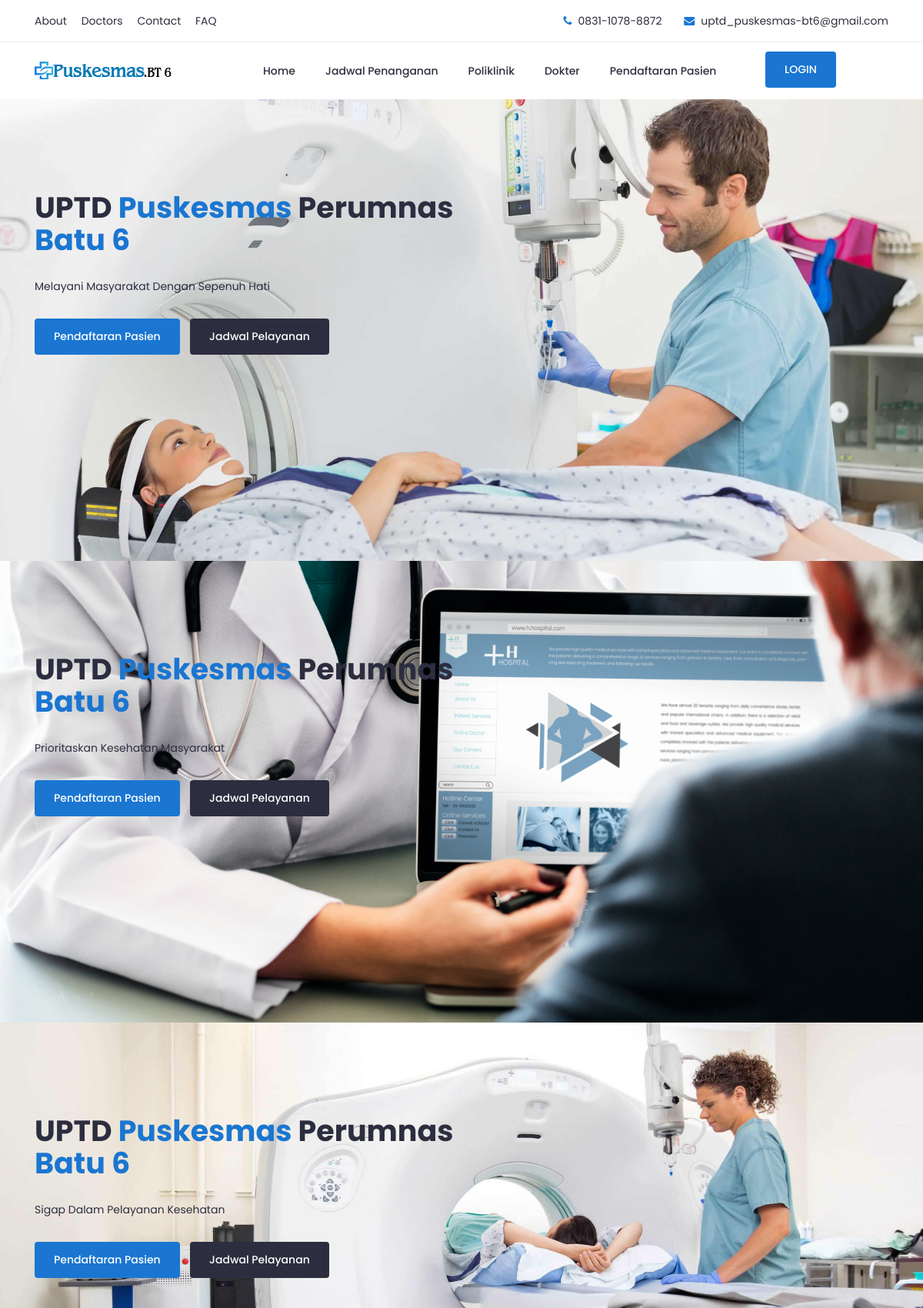
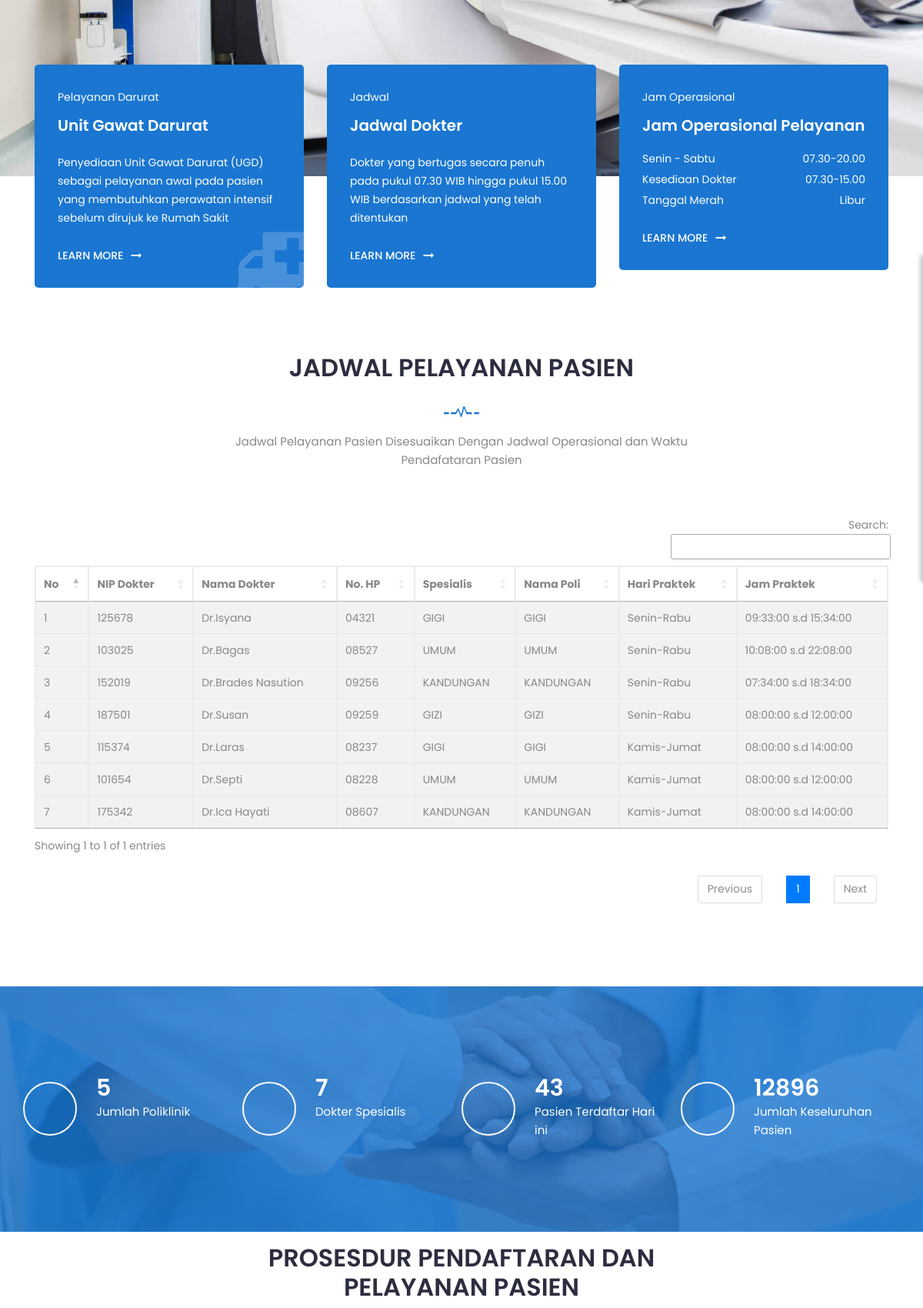
Screenshot of /dokter.php (upper part) with the database file from the repository (2 pictures, top to bottom).
### tables this page shows
CREATE TABLE IF NOT EXISTS `jdwl_dokter` (
  `id_jadwal` varchar(10) NOT NULL,
  `kd_dokter` varchar(5) NOT NULL,
  `spesialis` varchar(10) NOT NULL,
  `hari` varchar(15) NOT NULL,
  `jam_awal` time NOT NULL,
  `jam_akhir` time NOT NULL
);

### dokter.php (the view, shortened to what this page needs)
<?php require_once('Connections/koneksi.php'); ?>
<?php
$maxRows_jadwal = 10;
$pageNum_jadwal = 0;
$startRow_jadwal = $pageNum_jadwal * $maxRows_jadwal;
$query_jadwal = "SELECT * FROM jdwl_dokter
INNER JOIN v_dokter ON jdwl_dokter.kd_dokter = v_dokter.kd_dokter";
$query_limit_jadwal = sprintf("%s LIMIT %d, %d", $query_jadwal, $startRow_jadwal, $maxRows_jadwal);
$jadwal = mysqli_query($koneksi, $query_limit_jadwal) or die(mysqli_error($koneksi));
$row_jadwal = mysqli_fetch_assoc($jadwal);
?>
<!doctype html>
<html class="no-js" lang="zxx">
    <head>
		<link rel="stylesheet" href="css/bootstrap.min.css">
		<link rel="stylesheet" href="css/nice-select.css">
        <link rel="stylesheet" href="css/font-awesome.min.css">
        <link rel="stylesheet" href="css/icofont.css">
		<link rel="stylesheet" href="css/slicknav.min.css">
        <link rel="stylesheet" href="css/owl-carousel.css">
		<link rel="stylesheet" href="css/datepicker.css">
        <link rel="stylesheet" href="css/animate.min.css">
        <link rel="stylesheet" href="css/magnific-popup.css">
        <link rel="stylesheet" href="css/normalize.css">
        <link rel="stylesheet" href="style.css">
        <link rel="stylesheet" href="css/responsive.css">
<link rel='stylesheet' href='https://cdn.datatables.net/1.10.22/css/jquery.dataTables.min.css'/>
</head>
    </head>
    <body>
		<header class="header" >
			<div class="topbar">
				<div class="container">
					<div class="row">
						<div class="col-lg-6 col-md-5 col-12">
							<ul class="top-link">
								<li><a href="#">About</a></li>
								<li><a href="#">Doctors</a></li>
								<li><a href="#">Contact</a></li>
								<li><a href="#">FAQ</a></li>
							</ul>
						</div>
						<div class="col-lg-6 col-md-7 col-12">
							<ul class="top-contact">
								<li><i class="fa fa-phone"></i>0831-1078-8872</li>
								<li><i class="fa fa-envelope"></i><a href="uptd_puskesmas-bt6@gmail.com">uptd_puskesmas-bt6@gmail.com</a></li>
							</ul>
						</div>
					</div>
				</div>
			</div>
			<div class="header-inner">
				<div class="container">
					<div class="inner">
						<div class="row">
							<div class="col-lg-3 col-md-3 col-12">
								<div class="logo">
									<a href="index.php"><img src="img/puskesmas.png" alt="#"></a>
								</div>
							</div>
							<div class="col-lg-7 col-md-9 col-12">
								<div class="main-menu">
									<nav class="navigation">
										<ul class="nav menu">
											<li><a href="index.php">Home </a></li>
											<li><a href="jadwal_penanganan.php">Jadwal Penanganan </a></li>
											<li><a href="poliklinik.php">Poliklinik </a></li>
											<li><a href="dokter.php">Dokter </a></li>
											<li><a href="pendaftaran.php">Pendaftaran Pasien </a></li>
										</ul>
									</nav>
								</div>
							</div>
							<div class="col-lg-2 col-12">
								<div class="get-quote">
									<a href="login.php" class="btn">LOGIN</a>
								</div>
							</div>
						</div>
					</div>
				</div>
			</div>
		</header>
		<section class="slider">
			<div class="hero-slider">
				<div class="single-slider" style="background-image:url('img/video-bg.jpg')">
					<div class="container">
						<div class="row">
							<div class="col-lg-7">
								<div class="text">
									<h1>UPTD <span>Puskesmas</span> Perumnas <span>Batu 6</span></h1>
									<p>Melayani Masyarakat Dengan Sepenuh Hati </p>
									<div class="button">
										<a href="pendaftaran.php" class="btn">Pendaftaran Pasien</a>
										<a href="jadwal_penanganan.php" class="btn primary">Jadwal Pelayanan</a>
									</div>
								</div>
							</div>
						</div>
					</div>
				</div>
				<div class="single-slider" style="background-image:url('img/download.jpg')">
					<div class="container">
						<div class="row">
							<div class="col-lg-7">
								<div class="text">
									<h1>UPTD <span>Puskesmas</span> Perumnas <span>Batu 6</span></h1>
									<p>Prioritaskan Kesehatan Masyarakat </p>
									<div class="button">
										<div class="button">
										<a href="pendaftaran.php" class="btn">Pendaftaran Pasien</a>
										<a href="jadwal_penanganan.php" class="btn primary">Jadwal Pelayanan</a>
									</div>
									</div>
								</div>
							</div>
						</div>
					</div>
				</div>
				<div class="single-slider" style="background-image:url('img/call-bg.jpg')">
					<div class="container">
						<div class="row">
							<div class="col-lg-7">
								<div class="text">
									<h1>UPTD <span>Puskesmas</span> Perumnas <span>Batu 6</span></h1>
									<p>Sigap Dalam Pelayanan Kesehatan</p>
									<div class="button">
										<div class="button">
										<a href="pendaftaran.php" class="btn">Pendaftaran Pasien</a>
										<a href="jadwal_penanganan.php" class="btn primary">Jadwal Pelayanan</a>
									</div>
									</div>
								</div>
							</div>
						</div>
					</div>
				</div>
			</div>
		</section>
		<section class="schedule">
			<div class="container">
				<div class="schedule-inner">
					<div class="row">
						<div class="col-lg-4 col-md-6 col-12 ">
							<div class="single-schedule first">
								<div class="inner">
									<div class="icon">
										<i class="fa fa-ambulance"></i>
									</div>
									<div class="single-content">
										<span>Pelayanan Darurat</span>
										<h4>Unit Gawat Darurat</h4>
										<p>Penyediaan Unit Gawat Darurat (UGD) sebagai pelayanan awal pada pasien yang membutuhkan perawatan intensif sebelum dirujuk ke Rumah Sakit</p>
										<a href="#">LEARN MORE<i class="fa fa-long-arrow-right"></i></a>
									</div>
								</div>
							</div>
						</div>
						<div class="col-lg-4 col-md-6 col-12">
							<div class="single-schedule middle">
								<div class="inner">
									<div class="icon">
										<i class="icofont-prescription"></i>
									</div>
									<div class="single-content">
										<span>Jadwal</span>
										<h4>Jadwal Dokter</h4>
										<p>Dokter yang bertugas secara penuh pada pukul 07.30 WIB hingga pukul 15.00 WIB berdasarkan jadwal yang telah ditentukan</p>
										<a href="#">LEARN MORE<i class="fa fa-long-arrow-right"></i></a>
									</div>
								</div>
							</div>
						</div>
						<div class="col-lg-4 col-md-12 col-12">
							<div class="single-schedule last">
								<div class="inner">
									<div class="icon">
										<i class="icofont-ui-clock"></i>
									</div>
									<div class="single-content">
										<span>Jam Operasional</span>
										<h4>Jam Operasional Pelayanan</h4>
										<ul class="time-sidual">
											<li class="day">Senin - Sabtu <span>07.30-20.00</span></li>
											<li class="day">Kesediaan Dokter <span>07.30-15.00</span></li>
											<li class="day">Tanggal Merah<span>Libur</span></li>
										</ul>
										<a href="#">LEARN MORE<i class="fa fa-long-arrow-right"></i></a>
									</div>
								</div>
							</div>
						</div>
					</div>
				</div>
			</div>
		</section>
		<section class="Feautes section">
			<div class="container">
				<div class="row">
					<div class="col-lg-12">
						<div class="section-title">
							<h2>JADWAL PELAYANAN PASIEN</h2>
							<img src="img/section-img.png" alt="#">
							<p>Jadwal Pelayanan Pasien Disesuaikan Dengan Jadwal Operasional dan Waktu Pendafataran Pasien</p>
						</div>
					</div>
				</div>
				<div class="row">
				<div class="col-lg-12">
                        <table id="example1" class="table table-bordered table-striped">
          		  <thead>
                	<tr>
                    	  <th>No</th>
                          <th>NIP Dokter</th>
                          <th>Nama Dokter</th>
                          <th>No. HP</th>
                          <th>Spesialis</th>
                          <th>Nama Poli</th>
                          <th>Hari Praktek</th>
                          <th>Jam Praktek</th>
  </tr>
            </thead>
            <?php $no=1; do { ?>
    <tbody>
                <tr>
                    <td><?php echo $no++; ?></td>
                            <td><?php echo $row_jadwal['nip_dokter']; ?></td>
                            <td><?php echo $row_jadwal['nm_dokter']; ?></td>
                            <td><?php echo $row_jadwal['no_hp']; ?></td>
                            <td><?php echo $row_jadwal['spesialis']; ?></td>
                            <td><?php echo $row_jadwal['nm_poli']; ?></td>
                            <td><?php echo $row_jadwal['hari']; ?></td>
                            <td><?php echo $row_jadwal['jam_awal']; ?> s.d <?php echo $row_jadwal['jam_akhir']; ?></td>
                          </tr>
                          <?php } while ($row_jadwal = mysqli_fetch_assoc($jadwal)); ?>
            </tbody>
                      </table>
                    </div>
				</div>
			</div>
		</section>
		<div id="fun-facts" class="fun-facts section overlay">
			<div class="container">
				<div class="row">
					<div class="col-lg-3 col-md-6 col-12">
						<div class="single-fun">
							<i class="icofont icofont-home"></i>
							<div class="content">
								<span class="counter">5</span>
								<p>Jumlah Poliklinik</p>
							</div>
						</div>
					</div>
					<div class="col-lg-3 col-md-6 col-12">
						<div class="single-fun">
							<i class="icofont icofont-user-alt-3"></i>
							<div class="content">
								<span class="counter">7</span>
								<p>Dokter Spesialis</p>
							</div>
						</div>
					</div>
					<div class="col-lg-3 col-md-6 col-12">
						<div class="single-fun">
							<i class="icofont-simple-smile"></i>
							<div class="content">
								<span class="counter">43</span>
								<p>Pasien Terdaftar Hari ini</p>
							</div>
						</div>
					</div>
					<div class="col-lg-3 col-md-6 col-12">
						<div class="single-fun">
							<i class="icofont icofont-table"></i>
							<div class="content">
								<span class="counter">12896</span>
								<p>Jumlah Keseluruhan Pasien</p>
							</div>
						</div>
					</div>
				</div>
			</div>
		</div>
		<section class="Feautes section">
			<div class="container">
				<div class="row">
					<div class="col-lg-12">
						<div class="section-title">		<p></p>
							<h2>PROSESDUR PENDAFTARAN DAN PELAYANAN PASIEN</h2>
						</div>
					</div>
				</div>
			</div>
		</section>
    </body>
</html>

### rows the page displays
jdwl_dokter: nip_dokter "125678", nm_dokter "Dr.Isyana", no_hp "04321", spesialis "GIGI", nm_poli "GIGI", hari "Senin-Rabu", jam_awal "09:33:00", jam_akhir "15:34:00"
jdwl_dokter: nip_dokter "103025", nm_dokter "Dr.Bagas", no_hp "08527", spesialis "UMUM", nm_poli "UMUM", hari "Senin-Rabu", jam_awal "10:08:00", jam_akhir "22:08:00"
jdwl_dokter: nip_dokter "152019", nm_dokter "Dr.Brades Nasution", no_hp "09256", spesialis "KANDUNGAN", nm_poli "KANDUNGAN", hari "Senin-Rabu", jam_awal "07:34:00", jam_akhir "18:34:00"
jdwl_dokter: nip_dokter "187501", nm_dokter "Dr.Susan", no_hp "09259", spesialis "GIZI", nm_poli "GIZI", hari "Senin-Rabu", jam_awal "08:00:00", jam_akhir "12:00:00"
jdwl_dokter: nip_dokter "115374", nm_dokter "Dr.Laras", no_hp "08237", spesialis "GIGI", nm_poli "GIGI", hari "Kamis-Jumat", jam_awal "08:00:00", jam_akhir "14:00:00"
jdwl_dokter: nip_dokter "101654", nm_dokter "Dr.Septi", no_hp "08228", spesialis "UMUM", nm_poli "UMUM", hari "Kamis-Jumat", jam_awal "08:00:00", jam_akhir "12:00:00"
jdwl_dokter: nip_dokter "175342", nm_dokter "Dr.Ica Hayati", no_hp "08607", spesialis "KANDUNGAN", nm_poli "KANDUNGAN", hari "Kamis-Jumat", jam_awal "08:00:00", jam_akhir "14:00:00"
